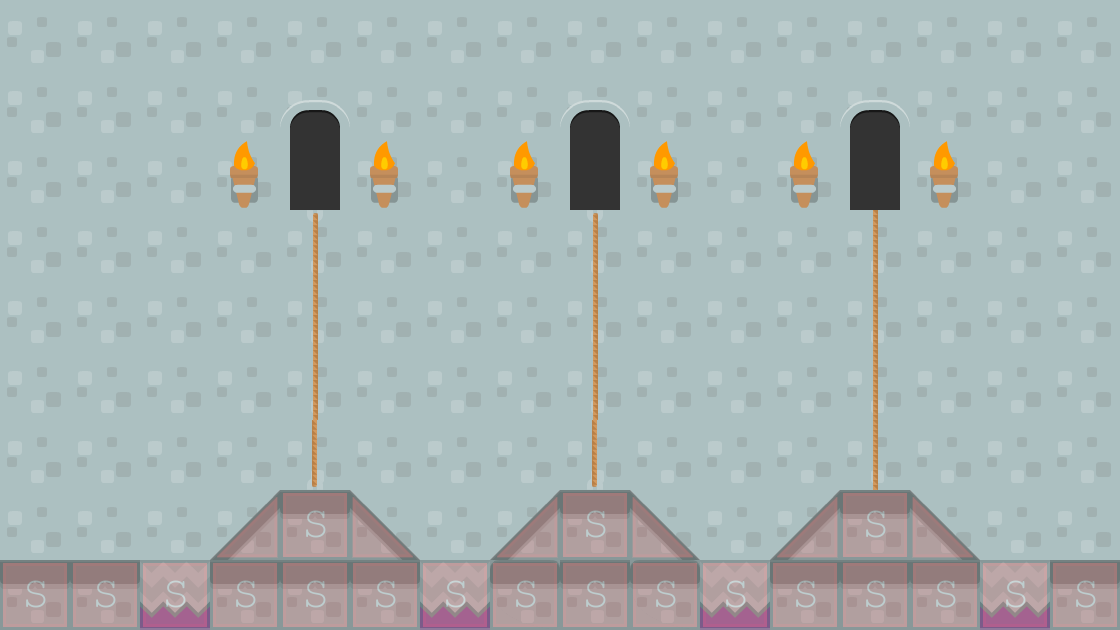

This game map was drawn from its Tiled (.tmx) file and the tilesets committed beside it. A one-line description and the trimmed map source follow:
An orthogonal 16x9 tile map with 70x70 px tiles, 4 tile layers (background2, background1, collision, foreground1), 2 tilesets and 3 objects (2x BadGuy, Mushroom).

<map version="1.0" orientation="orthogonal" renderorder="right-down" width="16" height="9" tilewidth="70" tileheight="70" backgroundcolor="#80655c">
 <tileset firstgid="1" name="collision" tilewidth="70" tileheight="70">
  <image source="../img/meta-tiles.png" width="350" height="70" />
  <tile id="1">
   <properties>
    <property name="type" value="lslope" />
   </properties>
  </tile>
  <tile id="3">
   <properties>
    <property name="type" value="rslope" />
   </properties>
  </tile>
  <tile id="4">
   <properties>
    <property name="type" value="solid" />
   </properties>
  </tile>
 </tileset>
 <tileset firstgid="6" name="background" tilewidth="70" tileheight="70">
  <image source="../img/background-tiles.png" width="910" height="910" />
 </tileset>
 <layer name="background2" width="16" height="9">
  <data>[144 cells, 144 non-empty, 1 distinct tile ids]</data>
 </layer>
 <layer name="background1" width="16" height="9">
  <data>[144 cells, 37 non-empty, 8 distinct tile ids]</data>
 </layer>
 <layer name="collision" width="16" height="9" opacity="0.21">
  <data>[144 cells, 25 non-empty, 3 distinct tile ids]</data>
 </layer>
 <layer name="foreground1" width="16" height="9">
  <data>[144 cells, 12 non-empty, 2 distinct tile ids]</data>
 </layer>
 <objectgroup name="EnemyEntities">
  <object name="BadGuy" x="351.892" y="421.062" width="205.895" height="68.1616" rotation="-360.343" />
  <object name="BadGuy" x="633.148" y="421.612" width="208.352" height="69.1129" rotation="-0.118455" />
 </objectgroup>
 <objectgroup name="CollectableEntities">
  <object name="Mushroom" x="143.333" y="490" width="66.6667" height="66.6667" />
 </objectgroup>
</map>
